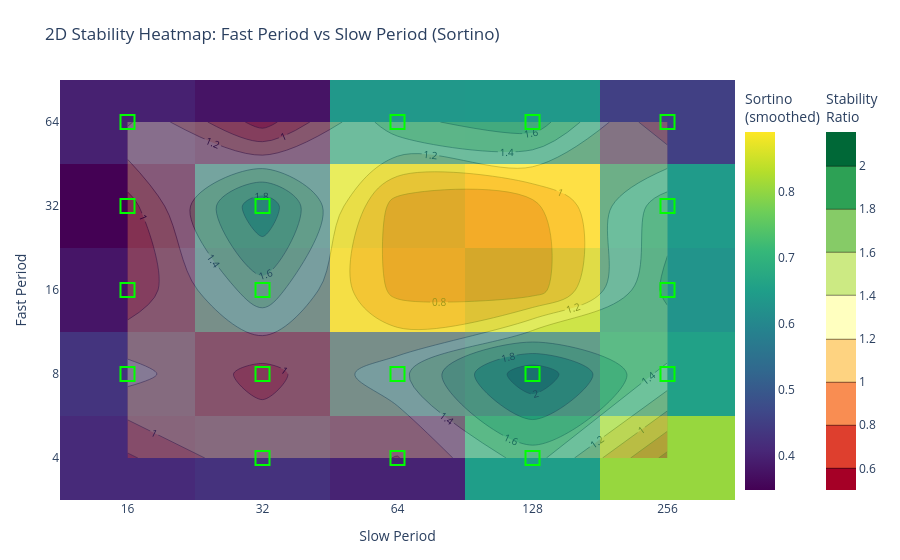

Source (notebook cell):
### Code cell
# 2D stability heatmap
fig_2d = plot_2d_stability_heatmap(
    smoothed_2d, 'Fast Period', 'Slow Period', 'sortino',
    stable_regions=regions_2d,
    show_plot=True,
)

### Figure 1 — Plotly figure (JSON) as saved in the notebook; plotly's stock layout.template omitted (floating-point values rounded to 4 significant figures)
{"data": [{"colorbar": {"title": {"text": "Sortino<br>(smoothed)"}, "x": 1}, "colorscale": [[0, "#440154"], [0.1111, "#482878"], [0.2222, "#3e4989"], [0.3333, "#31688e"], [0.4444, "#26828e"], [0.5556, "#1f9e89"], [0.6667, "#35b779"], [0.7778, "#6ece58"], [0.8889, "#b5de2b"], [1, "#fde725"]], "hovertemplate": "<b>Fast Period</b>: %{y}<br><b>Slow Period</b>: %{x}<br><b>sortino (smoothed)</b>: %{z:.4f}<br><extra></extra>", "name": "Smoothed Objective", "type": "heatmap", "x": ["16", "32", "64", "128", "256"], "y": ["4", "8", "16", "32", "64"], "z": [[0.4116, 0.4252, 0.3995, 0.6487, 0.8047], [0.4301, 0.3699, 0.5308, 0.5598, 0.655], [0.3789, 0.5347, 0.8789, 0.8523, 0.6269], [0.3476, 0.5548, 0.8643, 0.89, 0.6424], [0.3968, 0.3765, 0.6353, 0.6375, 0.4511]]}, {"colorbar": {"title": {"text": "Stability<br>Ratio"}, "x": 1.12}, "colorscale": [[0, "rgb(165,0,38)"], [0.1, "rgb(215,48,39)"], [0.2, "rgb(244,109,67)"], [0.3, "rgb(253,174,97)"], [0.4, "rgb(254,224,139)"], [0.5, "rgb(255,255,191)"], [0.6, "rgb(217,239,139)"], [0.7, "rgb(166,217,106)"], [0.8, "rgb(102,189,99)"], [0.9, "rgb(26,152,80)"], [1, "rgb(0,104,55)"]], "contours": {"labelfont": {"color": "black", "size": 10}, "showlabels": true}, "hovertemplate": "<b>Fast Period</b>: %{y}<br><b>Slow Period</b>: %{x}<br><b>Stability Ratio</b>: %{z:.2f}<br><extra></extra>", "name": "Stability Ratio", "opacity": 0.35, "showscale": true, "type": "contour", "x": ["16", "32", "64", "128", "256"], "y": ["4", "8", "16", "32", "64"], "z": [[0.769, 1.172, 0.9922, 1.5, 0.5364], [1.277, 0.9245, 1.327, 2.156, 1.361], [0.8456, 1.528, 0.7377, 0.6956, 1.654], [0.9132, 1.955, 0.704, 0.7379, 1.522], [1.428, 0.7076, 1.541, 1.727, 0.8022]]}, {"hovertemplate": "<b>Stable Region</b><br><b>Mean Obj</b>: 0.5125<br><b>Stability</b>: 1.37<br><extra></extra>", "marker": {"color": "rgba(0,0,0,0)", "line": {"color": "lime", "width": 2}, "size": 14, "symbol": "square"}, "mode": "markers", "name": "Stable Region (n=18)", "type": "scatter", "x": ["32", "32", "64", "32", "16", "64", "128", "32", "16", "128", "16", "256", "16", "256", "256", "256", "128", "64"], "y": ["4", "8", "4", "16", "8", "8", "4", "32", "16", "8", "32", "8", "64", "16", "32", "64", "64", "64"]}], "layout": {"margin": {"b": 60, "l": 60, "r": 120, "t": 80}, "title": {"text": "2D Stability Heatmap: Fast Period vs Slow Period (Sortino)"}, "xaxis": {"title": {"text": "Slow Period"}}, "yaxis": {"title": {"text": "Fast Period"}}}}
